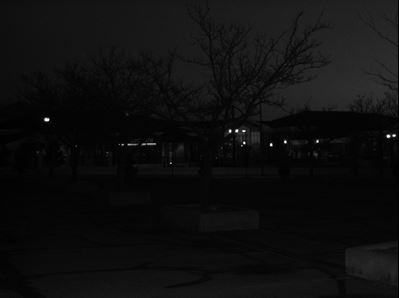
#> input picture Assignment 2/EE604-Assign2-pictures/cctv1.JPG, 399 x 298 px
$ python thief.py EE604-Assign2-pictures/cctv1.JPG
#> lines starting #> are read from the running program, lines starting #| are printed output that depends on the picture
import cv2
from PIL import Image
from PIL import ImageEnhance
import numpy as np
import matplotlib.pyplot as plt
from numpy import asarray
import sys
from pathlib import Path

input_string = str(sys.argv[1])
img = cv2.imread(input_string,0)
#> img is the input picture: shape (298, 399); min 0, max 255, mean 14.8
#using gamma correction
def enhance(gamma, img):
    row = img.shape[0]
    col = img.shape[1]
    for i in range(row):
        for j in range(col):
            img[i][j] = ((img[i][j] / 255) ** gamma) * 255
    return img

temp = enhance(0.6,img)
#> after the loop in enhance, `for i in range(row):`:
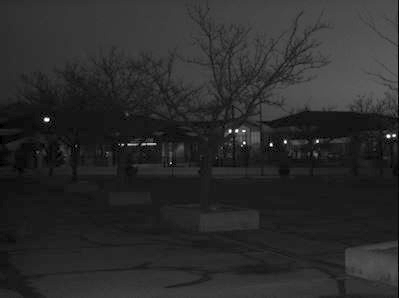
#> img: shape (298, 399); min 0, max 255, mean 42.9
#temp = cv2.GaussianBlur(temp,(3,3),1)
def padding(img, size):
    row = img.shape[0]
    col = img.shape[1]
    new_img = np.zeros(shape = (row + size, col + size))
    size = int(size/2)
    for i in range(size,row+size):
        for j in range(size,col+size):
            new_img[i][j] = img[i-size][j-size]
    new_img = new_img.astype(int)
    return new_img

def convolve(img, kernel):
    row = img.shape[0]
    col = img.shape[1]
    temp_img = padding(img, kernel.shape[0] - 1)
    result = np.zeros(shape = (row, col))
    size = kernel.shape[0]
    for i in range(row):
        for j in range(col):
            matrix = temp_img[i:i+size,j:j+size]
            result[i][j] = np.sum(np.multiply(matrix,kernel))
    return result


def gauss_blur(img):
    kernel = np.array([[0.075,0.124,0.075],
                        [0.124,0.204,0.124],
                        [0.075,0.124,0.075]])
    blur_img = convolve(img, kernel)
    return blur_img

temp = gauss_blur(img)

#using linear transformation for increasing brightness and contrast of the image
def BandC(img,a,b):
    row = img.shape[0]
    col = img.shape[1]
    result = np.zeros(shape = (row,col))
    for i in range(row):
        for j in range(col):
            result[i][j] = img[i][j] * a + b
    result = result.astype(int)
    return result

final = BandC(temp,2,-20)
cv2.imwrite('enhanced-' + input_string, final)
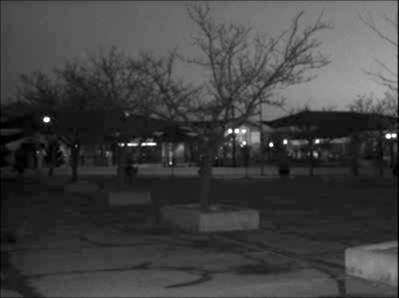
#> saved as cctv1.JPG: shape (298, 399); min 0, max 255, mean 65

$ run again, on Assignment 2/EE604-Assign2-pictures/cctv4.JPG
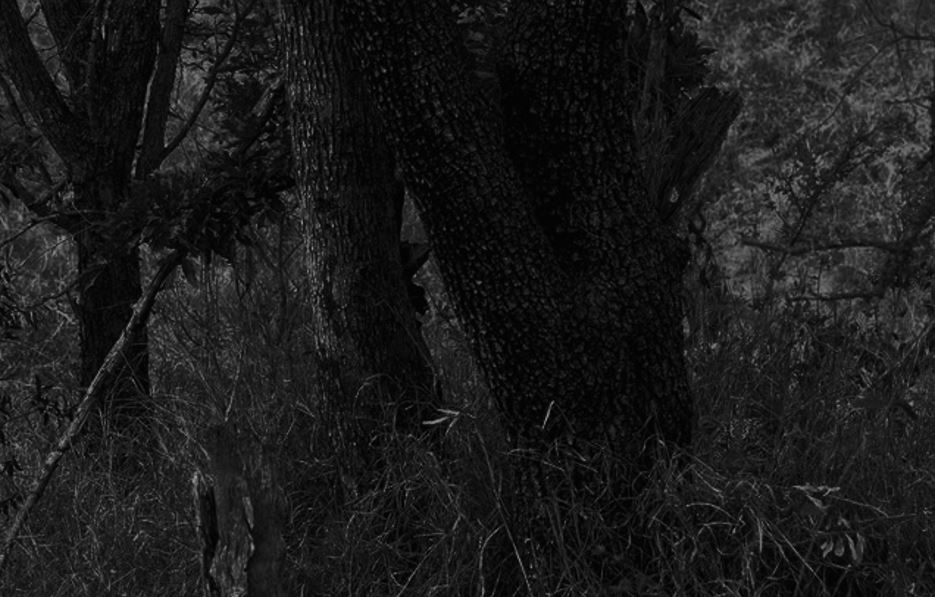
#> input picture Assignment 2/EE604-Assign2-pictures/cctv4.JPG, 935 x 597 px
#> img is the input picture: shape (597, 935); min 0, max 158, mean 26.9
#> after the loop in BandC, `for i in range(row):`:
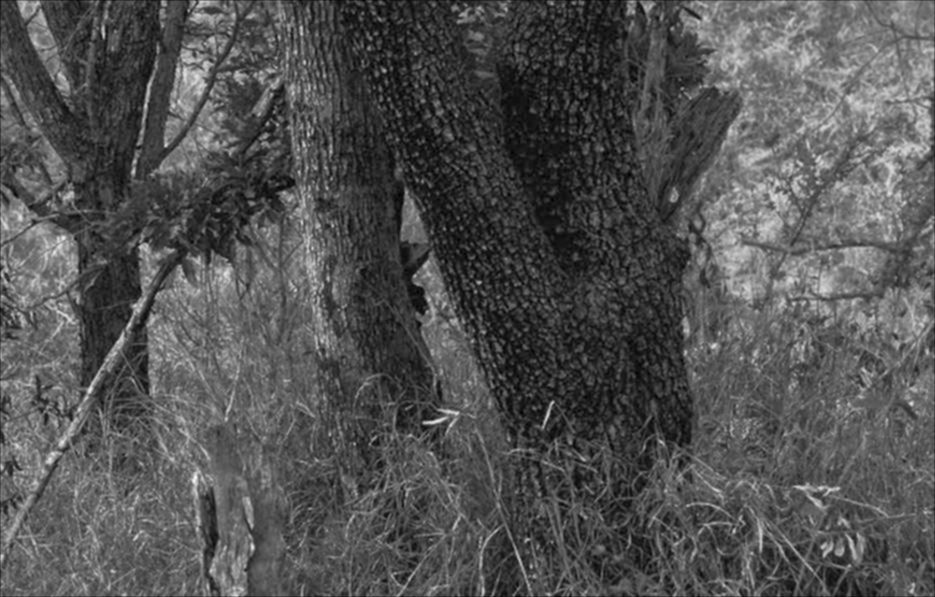
#> result: shape (597, 935) float64; min -9.13, max 338.1, mean 103.5; drawn with min black and max white
#> `cv2.imwrite('enhanced-' + input_string, final)`:
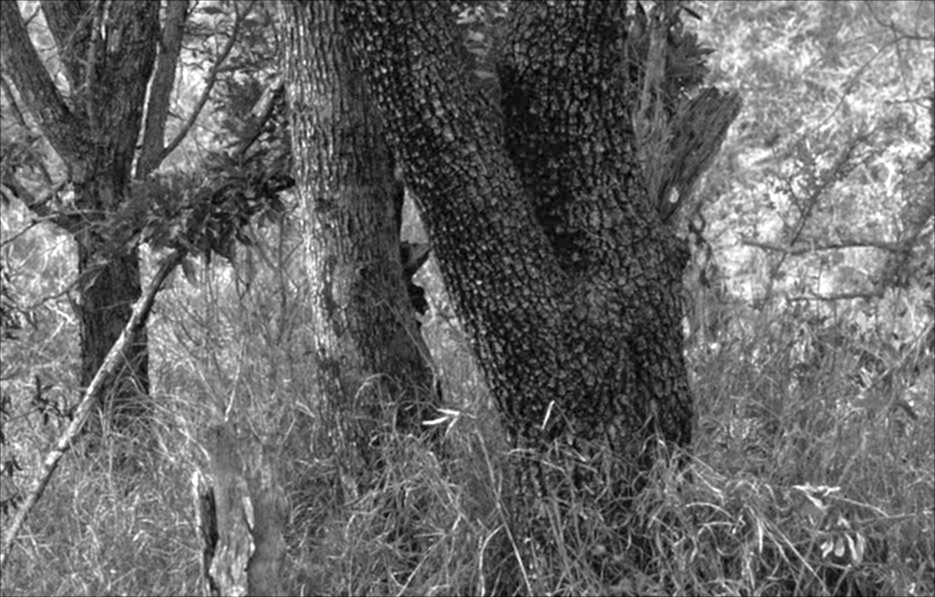
#> saved as cctv4.JPG: shape (597, 935); min 0, max 255, mean 102.9
